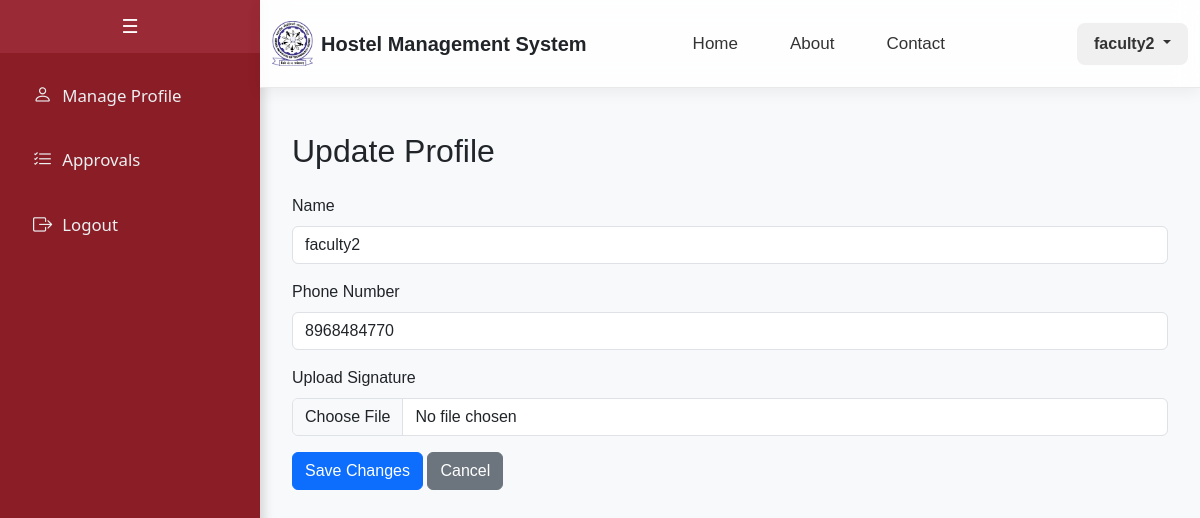
Page /faculty/update_profile (signed in) on the committed database.
### app/models.py (models this page shows, shortened)
class CustomUser(db.Model):
    __tablename__ = 'custom_user'
    id = db.Column(db.Integer, primary_key=True)
    email = db.Column(db.String(255), unique=True, nullable=False)
    name = db.Column(db.String(100), nullable=False)
    password = db.Column(db.String(100), nullable=False)
    is_staff = db.Column(db.Boolean, default=False)
    is_active = db.Column(db.Boolean, default=True)
    gender = db.Column(db.String(20), default='Not Specified')
    student = db.relationship('Student', backref='user', uselist=False, cascade="all, delete")
    caretaker = db.relationship('Caretaker', backref='user', uselist=False, cascade="all, delete")
    faculty = db.relationship('Faculty', backref='user', uselist=False, cascade="all, delete")
    admin = db.relationship('Admin', backref='user', uselist=False, cascade="all, delete")
    guest = db.relationship('Guest', backref='user', uselist=False, cascade="all, delete")

class Faculty(db.Model):
    __tablename__ = 'faculty'
    faculty_id = db.Column(db.Integer, db.ForeignKey('custom_user.id', ondelete='CASCADE'), primary_key=True)
    department = db.Column(db.String(100), nullable=False)
    faculty_phone = db.Column(db.String(10), unique=True, nullable=False)
    is_hod = db.Column(db.Boolean, default=False)
    signature = db.Column(db.LargeBinary)
    warden = db.relationship('Warden', backref='faculty', uselist=False, cascade="all, delete")

### app/faculty.py (the view, shortened to what this page needs)
@faculty_bp.route("/faculty/update_profile", methods=["GET", "POST"])
def update_profile():
    if 'user_id' not in session or session.get('user_role') != 'faculty':
        return redirect(url_for('auth.login'))
    user_id = session['user_id']
    user = CustomUser.query.get(user_id)
    faculty = Faculty.query.filter_by(faculty_id=user_id).first()
    if user is None or faculty is None:
        return redirect(url_for('auth.login'))
    return render_template("faculty/update_profile.html", user=user, faculty=faculty)

### templates/faculty/update_profile.html
{% extends "faculty/base.html" %}
{% block content %}
<div class="container mt-4">
    <h2 class="mb-4">Update Profile</h2>
    <form method="POST" action="{{ url_for('faculty.update_profile') }}" enctype="multipart/form-data">
        <div class="mb-3">
            <label for="name" class="form-label">Name</label>
            <input type="text" class="form-control" id="name" name="name" value="{{ user.name }}" required>
        </div>
        <div class="mb-3">
            <label for="phone" class="form-label">Phone Number</label>
            <input type="text" class="form-control" id="phone" name="phone" value="{{ faculty.faculty_phone }}" required>
        </div>
        <div class="mb-3">
            <label for="signature" class="form-label">Upload Signature</label>
            <input type="file" class="form-control" id="signature" name="signature" accept="image/*">
        </div>
        <button type="submit" class="btn btn-primary">Save Changes</button>
        <a href="{{ url_for('faculty.profile') }}" class="btn btn-secondary">Cancel</a>
    </form>
</div>
{% endblock %}

### templates/includes/header.html (shortened to what this page needs)
<div class="ezy__nav4 glass">
    <nav class="navbar navbar-expand-lg py-3">
        <div class="container">
            <a class="navbar-brand d-flex align-items-center gap-2" href="/">
                <img src="{{ url_for('static', filename='logo.jpg') }}" alt="Logo" class="logo-img">
                <span class="fw-bold fs-5 text-dark">Hostel Management System</span>
            </a>
            <div class="collapse navbar-collapse justify-content-between" id="ezy_nav4-navbar-text">
				<ul class="navbar-nav me-auto d-flex justify-content-center gap-3" style="margin-left: 4.5rem;">
					<li class="nav-item"><a class="nav-link nav-hover" href="/">Home</a></li>
					<li class="nav-item"><a class="nav-link nav-hover" href="/about">About</a></li>
					<li class="nav-item"><a class="nav-link nav-hover" href="/contact">Contact</a></li>
				</ul>
				{% if session['user_role'] %}
				<div class="dropdown">
				<button class="btn user-dropdown-btn dropdown-toggle" type="button" id="userDropdown"
					data-bs-toggle="dropdown" aria-expanded="false">
					{{ session['user_name'] }}
				</button>
				</div>
				{% else %}
				<a href="/login" class="btn custom-login-btn ms-lg-3">Login</a>
				{% endif %}
			</div>
        </div>
    </nav>
</div>

### templates/faculty/base.html (style rules this page uses)
body { margin: 0; font-family: Arial, sans-serif; }

### templates/includes/header.html (style rules this page uses)
.ezy__nav4.glass { backdrop-filter: blur(12px); background: rgba(255, 255, 255, 0.85); border-bottom: 1px solid rgba(200, 200, 200, 0.4); box-shadow: 0 4px 16px rgba(0, 0, 0, 0.06); position: sticky; top: 0; z-index: 1000; transition: background 0.3s ease; }
.ezy__nav4 .navbar-brand img.logo-img { height: 45px; width: auto; }
.navbar-brand span { font-size: 18px; }
.navbar-nav { flex-direction: row; align-items: center; }
.navbar-nav .nav-item { margin: 0 10px; }
.navbar-nav .nav-link { font-weight: 500; font-size: 17px; padding: 10px 16px; color: #333; transition: all 0.2s ease; }
.user-dropdown-btn { background-color: #f0f0f0; color: #333; font-weight: 600; padding: 8px 16px; border-radius: 8px; transition: all 0.2s ease; }

### rows in the picture
CustomUser: user_name "faculty2", name "faculty2"
Faculty: phone "8968484770"
